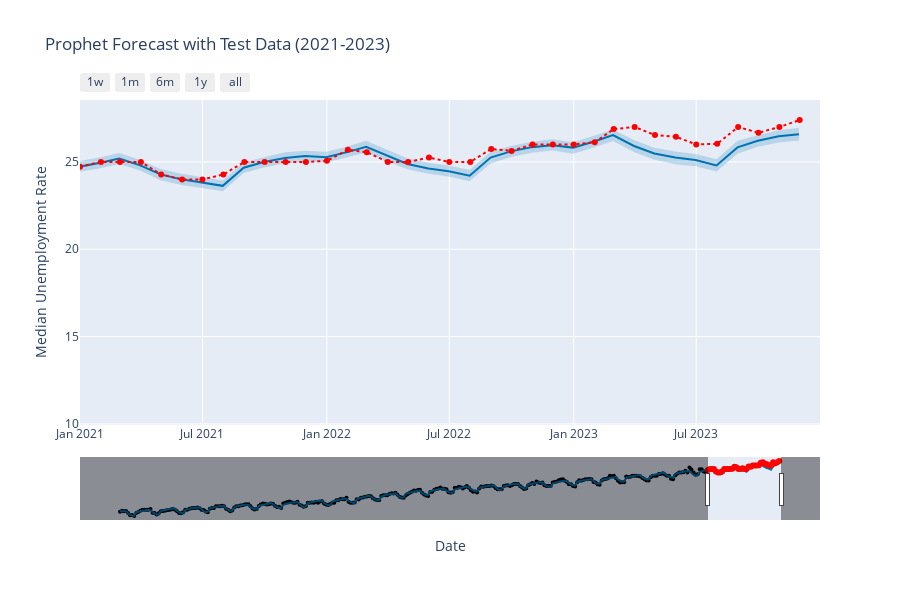

Notebook source saved alongside this figure:
### Code cell
# Generate the Prophet forecast plot
fig = plot_plotly(m, forecast)

# Add the test data to the plot
fig.add_trace(
    go.Scatter(
        x=test['ds'],  # x-axis (dates from test data)
        y=test['y'],  # y-axis (actual values)
        mode='markers+lines',
        name='True Values (Test Data)',
        line=dict(color='red', dash='dot'),  # Custom line style
        marker=dict(color='red')
    )
)

# Adjust x-axis range to focus on 2021-2023
fig.update_layout(
    xaxis=dict(
        range=['2021-01-01', '2023-12-31'],  # Set x-axis range
        title='Date',  # Add x-axis title
    ),
    yaxis=dict(
        title='Median Unemployment Rate',  # Add y-axis title
    ),
    title='Prophet Forecast with Test Data (2021-2023)',  # Add plot title
)

# Show the combined plot
fig.show()

### Figure 1 — Plotly figure (JSON) as saved in the notebook; plotly's stock layout.template omitted (floating-point values rounded to 4 significant figures; data arrays with more than 128 entries replaced by an {"elided": "..."} marker saying what was removed)
{"data": [{"marker": {"color": "black", "size": 4}, "mode": "markers", "name": "Actual", "type": "scatter", "x": {"elided": "288 str values"}, "y": {"elided": "288 float values"}}, {"hoverinfo": "skip", "line": {"width": 0}, "mode": "lines", "type": "scatter", "x": {"elided": "324 str values"}, "y": {"elided": "324 float values"}}, {"fill": "tonexty", "fillcolor": "rgba(0, 114, 178, 0.2)", "line": {"color": "#0072B2", "width": 2}, "mode": "lines", "name": "Predicted", "type": "scatter", "x": {"elided": "324 str values"}, "y": {"elided": "324 float values"}}, {"fill": "tonexty", "fillcolor": "rgba(0, 114, 178, 0.2)", "hoverinfo": "skip", "line": {"width": 0}, "mode": "lines", "type": "scatter", "x": {"elided": "324 str values"}, "y": {"elided": "324 float values"}}, {"line": {"color": "red", "dash": "dot"}, "marker": {"color": "red"}, "mode": "markers+lines", "name": "True Values (Test Data)", "type": "scatter", "x": ["2021-01-01T00:00:00", "2021-02-01T00:00:00", "2021-03-01T00:00:00", "2021-04-01T00:00:00", "2021-05-01T00:00:00", "2021-06-01T00:00:00", "2021-07-01T00:00:00", "2021-08-01T00:00:00", "2021-09-01T00:00:00", "2021-10-01T00:00:00", "2021-11-01T00:00:00", "2021-12-01T00:00:00", "2022-01-01T00:00:00", "2022-02-01T00:00:00", "2022-03-01T00:00:00", "2022-04-01T00:00:00", "2022-05-01T00:00:00", "2022-06-01T00:00:00", "2022-07-01T00:00:00", "2022-08-01T00:00:00", "2022-09-01T00:00:00", "2022-10-01T00:00:00", "2022-11-01T00:00:00", "2022-12-01T00:00:00", "2023-01-01T00:00:00", "2023-02-01T00:00:00", "2023-03-01T00:00:00", "2023-04-01T00:00:00", "2023-05-01T00:00:00", "2023-06-01T00:00:00", "2023-07-01T00:00:00", "2023-08-01T00:00:00", "2023-09-01T00:00:00", "2023-10-01T00:00:00", "2023-11-01T00:00:00", "2023-12-01T00:00:00"], "y": [24.73, 25, 25, 25, 24.28, 24, 24, 24.28, 25, 25, 25, 25, 25.06, 25.7, 25.55, 25, 25, 25.25, 25, 25, 25.74, 25.63, 26, 26, 26, 26.13, 26.88, 27, 26.54, 26.44, 26, 26.04, 27, 26.67, 27, 27.4]}], "layout": {"height": 600, "showlegend": false, "title": {"text": "Prophet Forecast with Test Data (2021-2023)"}, "width": 900, "xaxis": {"range": ["2021-01-01", "2023-12-31"], "rangeselector": {"buttons": [{"count": 7, "label": "1w", "step": "day", "stepmode": "backward"}, {"count": 1, "label": "1m", "step": "month", "stepmode": "backward"}, {"count": 6, "label": "6m", "step": "month", "stepmode": "backward"}, {"count": 1, "label": "1y", "step": "year", "stepmode": "backward"}, {"step": "all"}]}, "rangeslider": {"visible": true}, "title": {"text": "Date"}, "type": "date"}, "yaxis": {"title": {"text": "Median Unemployment Rate"}}}}
